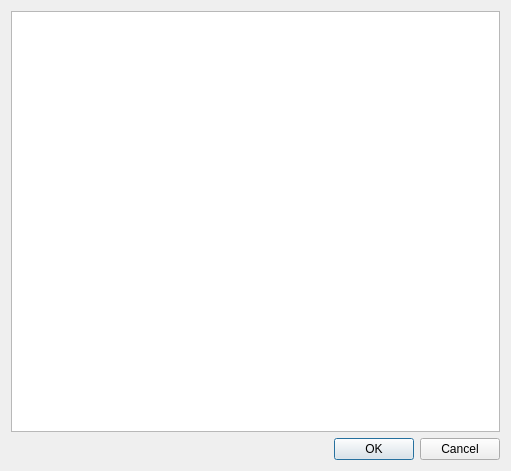
<?xml version="1.0" encoding="UTF-8"?>
<ui version="4.0">
 <class>ResultsWindow</class>
 <widget class="QDialog" name="ResultsWindow">
  <property name="geometry">
   <rect>
    <x>0</x>
    <y>0</y>
    <width>511</width>
    <height>471</height>
   </rect>
  </property>
  <property name="windowTitle">
   <string>Dialog</string>
  </property>
  <layout class="QVBoxLayout" name="verticalLayout_2">
   <item>
    <widget class="QColumnView" name="columnView"/>
   </item>
   <item>
    <widget class="QDialogButtonBox" name="buttonBox">
     <property name="orientation">
      <enum>Qt::Horizontal</enum>
     </property>
     <property name="standardButtons">
      <set>QDialogButtonBox::Cancel|QDialogButtonBox::Ok</set>
     </property>
    </widget>
   </item>
  </layout>
 </widget>
 <resources/>
 <connections>
  <connection>
   <sender>buttonBox</sender>
   <signal>accepted()</signal>
   <receiver>ResultsWindow</receiver>
   <slot>accept()</slot>
   <hints>
    <hint type="sourcelabel">
     <x>248</x>
     <y>254</y>
    </hint>
    <hint type="destinationlabel">
     <x>157</x>
     <y>274</y>
    </hint>
   </hints>
  </connection>
  <connection>
   <sender>buttonBox</sender>
   <signal>rejected()</signal>
   <receiver>ResultsWindow</receiver>
   <slot>reject()</slot>
   <hints>
    <hint type="sourcelabel">
     <x>316</x>
     <y>260</y>
    </hint>
    <hint type="destinationlabel">
     <x>286</x>
     <y>274</y>
    </hint>
   </hints>
  </connection>
 </connections>
</ui>
